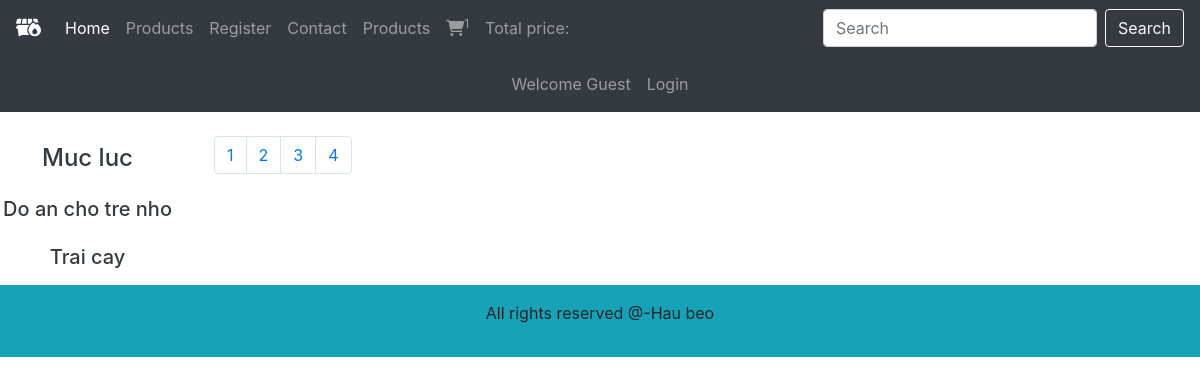
/resources/search_result.php, run on the app's committed database.
### tables this page shows
CREATE TABLE `categories` (
  `category_id` int(11) NOT NULL,
  `category_title` varchar(100) NOT NULL
);

### resources/search_get_categories.php (the view, shortened to what this page needs)
<?php
function getCategories()
{
  include('../includes/connect.php');
  $select_categories = "SELECT * FROM `categories`";
  $result_categories = mysqli_query($con, $select_categories);
  while ($row_data = mysqli_fetch_assoc($result_categories)) {
    $category_title = $row_data['category_title'];
    $category_id = $row_data['category_id'];
    echo "<li class='nav-item'>
       <a href='index.php?category_id=$category_id' class='nav-link text-dark'><h5>$category_title</h5></a></li>";
  }
}
?>

### data on the page
categories: category_title "Do an cho tre nho"
categories: category_title "Trai cay"
